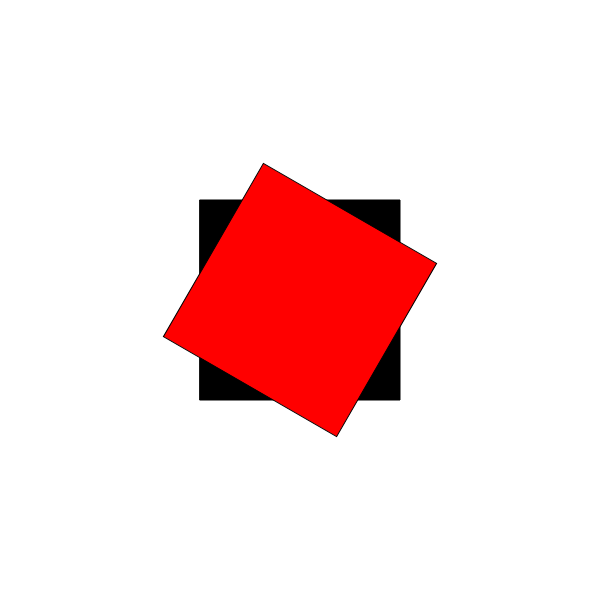
Frame 1 (no input)
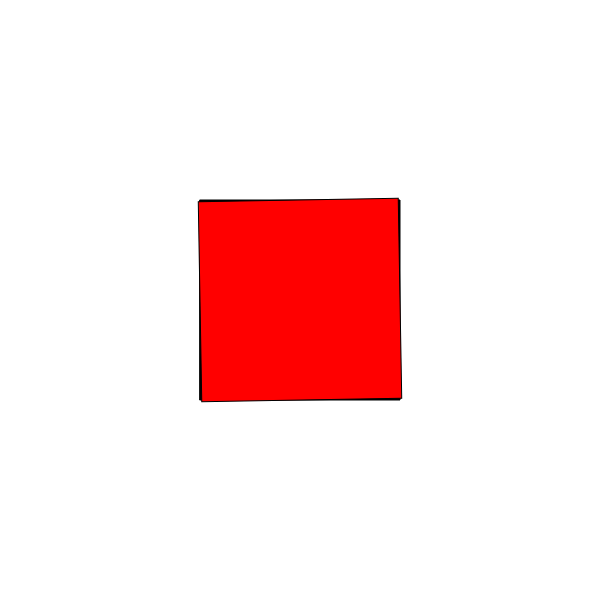
Frame 60 (no input)
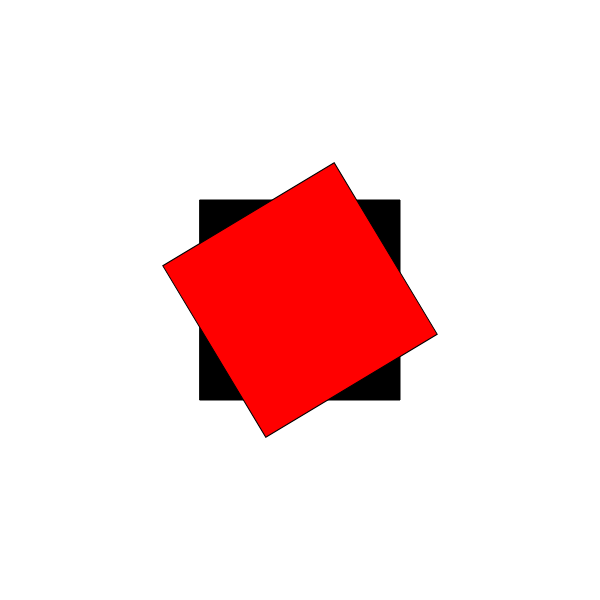
Frame 120 (the mouse pressed at the canvas centre since frame 60)

The p5.js sketch that drew these frames (run headless with seeded random() and noise() and a simulated clock; from frame 60 on, the mouse is pressed at the canvas centre):

// p5.js sketch
// ── sketch.js
let angle = 0;
function setup() {
  createCanvas(600, 600);
  angleMode(DEGREES)
}
function draw() {
  background(255);
  fill(0);
  rect(200,200,200,200);

  translate(300, 300);

  rotate(angle);

  rotate(-60);
  fill(255,0,0);
  rect(-100,-100,200,200);

  angle = angle + 1;
}
